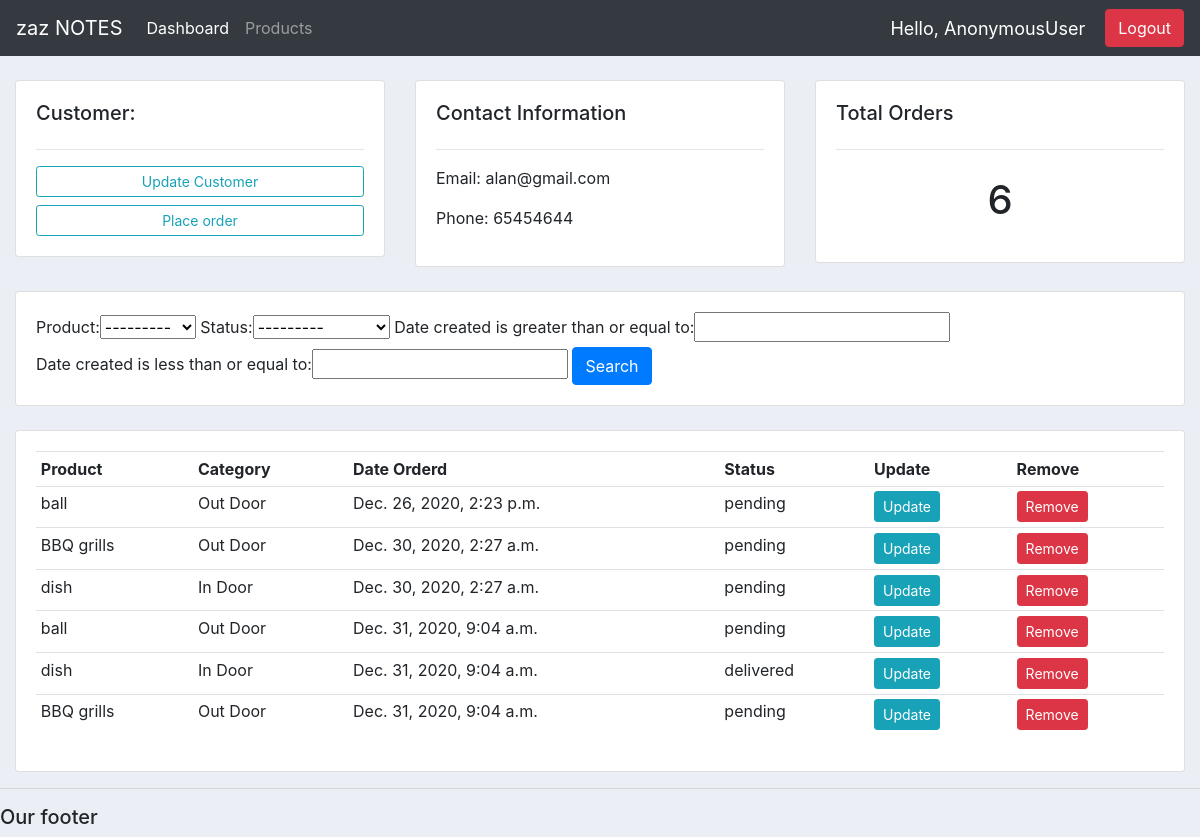
The app's page /customer/2/ with its own data.
### accounts/models.py (models this page shows, shortened)
class Customer(models.Model):
    user  = models.OneToOneField(User, null=True, on_delete=models.CASCADE)
    name = models.CharField(max_length=200, null=True)
    phone = models.CharField(max_length=200, null=True)
    email = models.CharField(max_length=200, null=True)
    profile_pic = models.ImageField(null=True, blank=True)
    date_created = models.DateTimeField(auto_now_add=True)

class Order(models.Model):
    STATUS = (
        ("pending", "pending"),
        ("out for delivery", "out for delivery"),
        ("delivered", "delivered"),
    )
    customer = models.ForeignKey(Customer, null=True, on_delete=models.SET_NULL)
    product = models.ForeignKey(Product, null=True, on_delete=models.SET_NULL)
    date_created = models.DateTimeField(auto_now_add=True)
    status = models.CharField(max_length=200, null=True, choices=STATUS)

class Product(models.Model):
    CATEGORY = (
        ("In Door", "In Door"),
        ("Out Door", "Out Door")
    )
    name = models.CharField(max_length=200, null=True)
    price = models.FloatField(null=True)
    category = models.CharField(max_length=200, null=True, choices=CATEGORY)
    description = models.CharField(max_length=200, blank=True)
    date_created = models.DateTimeField(auto_now_add=True)
    tag = models.ManyToManyField(Tag)
    def __str__(self):
        return self.name

### accounts/views.py (the view)
# urls.py: path('customer/<str:pk>/', views.customer, name ='customer'),
def customer(request, pk):
    customer = Customer.objects.get(id=pk)
    order = customer.order_set.all()
    order_count = order.count()
    myFilter = OrderFilter(request.GET, queryset=  order)
    order = myFilter.qs
    context = {'customer':customer, 'order':order, 'order_count':order_count, 'myFilter':myFilter}
    return render(request, 'accounts/customer.html', context)

### accounts/templates/accounts/customer.html
{%  extends 'accounts/main.html' %}
{% block content %}
	<br>
<div class="row">
	<div class="col-md">
		<div class="card card-body">
			<h5>Customer:</h5>
			<hr>
			<a class="btn btn-outline-info  btn-sm btn-block" href="">Update Customer</a>
			<a class="btn btn-outline-info  btn-sm btn-block" href="{% url 'create_order' customer.id%}">Place order</a>
		</div>
	</div>
	<div class="col-md">
		<div class="card card-body">
			<h5>Contact Information</h5>
			<hr>
			<p>Email: {{customer.email}}</p>
			<p>Phone: {{customer.phone}}</p>
		</div>
	</div>
	<div class="col-md">
		<div class="card card-body">
			<h5>Total Orders</h5>
			<hr>
			<h1 style="text-align: center;padding: 10px">{{order_count}}</h1>
		</div>
	</div>
</div>
<br>
<div class='row'>
	<div class='col'>
		<div class='card card-body'>
			<form method='get'>
			{{myFilter.form}}
				<button class='btn btn-primary' type='submit'>Search</button>
			</form>
		</div>
	</div>
</div>
<br>
<div class="row">
	<div class="col-md">
		<div class="card card-body">
			<table class="table table-sm">
				<tr>
					<th>Product</th>
					<th>Category</th>
					<th>Date Orderd</th>
					<th>Status</th>
					<th>Update</th>
					<th>Remove</th>
				</tr>
				{% for order in order %}
				<tr>
				<td>{{order.product}}</td>
				<td>{{order.product.category}}</td>
				<td>{{order.date_created}}</td>
				<td>{{order.status}}</td>
				<td><a class='btn btn-sm btn-info' href="{% url 'update_order' order.id%}">Update</a></td>
				<td><a class='btn btn-sm btn-danger' href="{% url 'delete_order' order.id%}">Remove</a></td>
				</tr>
				{% endfor %}
			</table>
		</div>
	</div>
</div>
{% endblock %}

### accounts/static/css/main.css (style rules this page uses)
body { background-color: #ebeff5; }

### records on screen
Customer: email "alan@gmail.com", phone "65454644"
Order: product "ball", product.category "Out Door", date_created "Dec. 26, 2020, 2:23 p.m.", status "pending"
Order: product "BBQ grills", product.category "Out Door", date_created "Dec. 30, 2020, 2:27 a.m.", status "pending"
Order: product "dish", product.category "In Door", date_created "Dec. 30, 2020, 2:27 a.m.", status "pending"
Order: product "ball", product.category "Out Door", date_created "Dec. 31, 2020, 9:04 a.m.", status "pending"
Order: product "dish", product.category "In Door", date_created "Dec. 31, 2020, 9:04 a.m.", status "delivered"
Order: product "BBQ grills", product.category "Out Door", date_created "Dec. 31, 2020, 9:04 a.m.", status "pending"

### other values on screen
{{ request.user }} "AnonymousUser"
{{ order_count }} "6"
